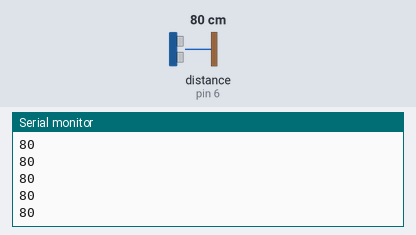
A sketch run on a simulated Arduino Uno, built with avr-gcc and run on an emulated ATmega328P. Shown: the last lines printed to the serial monitor. Wiring (inferred from the names in the program): ultrasonic range finder: trigger pin 7; echo pin 6. The inputs (shaded band) are chosen by the test bench; at power-on: distance to the obstacle (sensor on pin 6) 80 cm. The echo pulse lasts 58.3 µs per cm.

Above: at 1.2 s.
1.3 s: distance to the obstacle (sensor on pin 6) set to 2 cm
At 1.37 s:
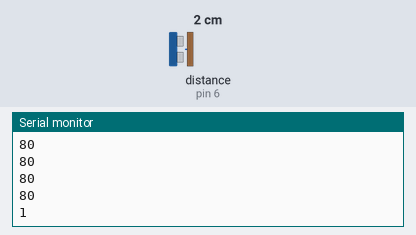
2.8 s: distance to the obstacle (sensor on pin 6) set to 4 cm
At 2.88 s:
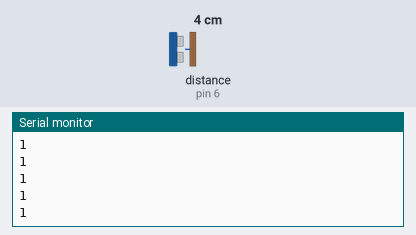
Timing chart, 0 to 5.8 s (numbered marks = the images above; inputs shaded):
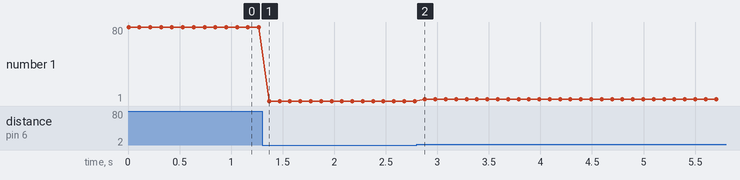

The sketch:

altrasonok_sensor.ino
```cpp
int trig = 7;
int echo = 6;

int timeInMirror;
int distanceInCm;

void setup()
{
  Serial.begin(9600);
  pinMode(7, OUTPUT);
  pinMode(6, INPUT);


}

void loop()
{
  digitalWrite(trig, LOW);
  delayMicroseconds(2);
  digitalWrite(trig, HIGH);
  delayMicroseconds(10);
  digitalWrite(trig, LOW);

  timeInMirror = pulseIn(echo ,HIGH);

  distanceInCm = timeInMirror / 29 /2;

  Serial.println(distanceInCm);
  delay(100);


}
```

Measured:
- after the input at 1.3 s, the serial monitor: prints a new line after 0.07 s (image 1)
- plotted number 1: 80 → 1 after the input at 1.3 s, 1 → 3 after the input at 2.8 s
